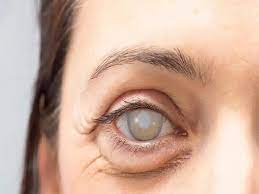
#> input picture notebook/iris_detection/example/cataract2.jpg, 259 x 194 px, found by its file name
$ python main.py
#> lines starting #> are read from the running program, lines starting #| are printed output that depends on the picture; after the words box and inside, x2 and y2 are one past the last pixel; in counts of white or black regions, pixels touching at a corner belong together
### notebook/iris_detection/opencv_iris/pupli_detection.py
"""Pupil Center Coordinate Detection Algorithm
- reference code : https://github.com/antoinelame/GazeTracking
"""

import numpy as np
import cv2


class Pupil(object):
    """
    This class detects the iris of an eye and estimates
    the position of the pupil from an image file.
    """

    def __init__(self, image_path, threshold):
        self.iris_frame = None
        self.threshold = threshold
        self.x = None
        self.y = None
        # self.radius = None
        self.original_image = None

        # Load the image from the given path
        self.detect_iris(image_path)

    @staticmethod
    def image_processing(eye_frame, threshold):
        """Performs operations on the eye frame to isolate the iris"""

        kernel = np.ones((3, 3), np.uint8)
        new_frame = cv2.bilateralFilter(eye_frame, 10, 15, 15)
        new_frame = np.clip(new_frame, 0, 255).astype(np.uint8)

        new_frame = cv2.erode(new_frame, kernel, iterations=3)
        new_frame = np.clip(new_frame, 0, 255).astype(np.uint8)

        new_frame = cv2.threshold(new_frame, threshold, 255, cv2.THRESH_BINARY)[1]

        return new_frame

    def detect_iris(self, image_path):
        """Detects the iris and estimates the position of the iris by
        calculating the centroid from the loaded image.
        """

        # Load the image
        self.original_image = cv2.imread(image_path)
        print(f"input image size : {self.original_image.shape}")
        if self.original_image is None:
            raise ValueError(f"Could not load image from path: {image_path}")

        # Convert the image to grayscale
        eye_frame_gray = cv2.cvtColor(self.original_image, cv2.COLOR_BGR2GRAY)

        self.iris_frame = self.image_processing(eye_frame_gray, self.threshold)

        contours, _ = cv2.findContours(
            self.iris_frame, cv2.RETR_TREE, cv2.CHAIN_APPROX_NONE
        )[-2:]
        contours = sorted(contours, key=cv2.contourArea)

        try:
            moments = cv2.moments(contours[-2])
            self.x = int(moments["m10"] / moments["m00"])
            self.y = int(moments["m01"] / moments["m00"])

        except (IndexError, ZeroDivisionError):
            pass

    # [12 lines left out: function save_position_on_image, not called in this run]

### notebook/iris_detection/opencv_iris/hough_transform.py
import cv2
import numpy as np


class CircleDetection:
    def __init__(
        self,
        params,
        target_x,
        target_y,
    ):
        self.image_path = params.image_path
        self.min_dist = params.min_dist  # 원 사이 최소 거리
        self.param1 = params.param1  # Canny 엣지 검출기 상한값
        self.param2 = params.param2  # 중심 검출 임계값
        self.min_radius = params.min_radius  # 최소 반지름 (홍채 추정치에 맞게 조정)
        self.max_radius = params.max_radius  # 최대 반지름 (홍채 추정치에 맞게 조정)
        self.canny_thr1 = params.canny_thr1  # Canny threshold1
        self.canny_thr2 = params.canny_thr2  # Canny threshold2
        self.target_x = target_x
        self.target_y = target_y

    def preprocess_image(self):
        """이미지 전처리: 그레이스케일 변환, 블러링, Canny 에지 검출"""

        src = cv2.imread(self.image_path)
        gray = cv2.cvtColor(src, cv2.COLOR_BGR2GRAY)
        blurred = cv2.GaussianBlur(gray, (5, 5), 0)
        edges = cv2.Canny(blurred, self.canny_thr1, self.canny_thr2)
        return src, edges

    def detect_circle_candidates(self, edges, top_n=10):
        """허프 변환을 사용하여 상위 N개의 원 반환"""

        circles = cv2.HoughCircles(
            edges,
            cv2.HOUGH_GRADIENT,
            dp=1,
            minDist=self.min_dist,
            param1=self.param1,
            param2=self.param2,
            minRadius=self.min_radius,
            maxRadius=self.max_radius,
        )

        if circles is not None:
            circles = np.uint16(np.around(circles[0]))
            return circles[:top_n]

        else:
            return None

    def find_closest_circle(self, circles):
        """주어진 좌표에서 가장 가까운 원 찾기"""

        closest_circle = None
        min_distance = float("inf")

        for x, y, radius in circles:
            distance = np.hypot(
                float(x) - float(self.target_x), float(y) - float(self.target_y)
            )
            if distance < min_distance:
                min_distance = distance
                closest_circle = (x, y, radius)

        if closest_circle is None:
            print("가장 가까운 원을 찾을 수 없습니다.")

        return closest_circle

    @staticmethod
    def draw_circles(src, circles, color=(0, 255, 0), center_color=(0, 0, 255)):
        """이미지에 원 그리기"""

        for x, y, radius in circles:
            cv2.circle(src, (x, y), radius, color, 2)
            cv2.circle(src, (x, y), 2, center_color, 3)

    def process_image(self, save=False):
        """이미지에서 10개의 원을 검출하고 타겟 좌표와 가장 가까운 원을 찾고 그리기"""

        src, edges = self.preprocess_image()
        circles = self.detect_circle_candidates(edges)

        if circles is not None:
            closest_circle = self.find_closest_circle(circles)

            if save:
                # 원 후보들 그리기
                # self.draw_circles(src, circles)

                # 가장 가까운 원 그리기
                if closest_circle is not None:
                    self.draw_circles(
                        src,
                        [closest_circle],
                        color=(255, 0, 0),
                        center_color=(0, 100, 255),
                    )
                cv2.imwrite("result.png", src)

            return list(closest_circle)

        else:
            return []

### notebook/iris_detection/opencv_iris/main.py
"""Iris Detection Algorithm (Main)"""

from pupli_detection import Pupil
from hough_transform import CircleDetection


class IrisDetectionParams:
    """홍채 감지에 필요한 매개변수 정의"""

    def __init__(
        self,
        image_path,
        threshold_value,
        min_dist,
        param1,
        param2,
        min_radius,
        max_radius,
        canny_thr1,
        canny_thr2,
        save=False,
    ):
        self.image_path = image_path
        self.threshold_value = threshold_value
        self.min_dist = min_dist
        self.param1 = param1
        self.param2 = param2
        self.min_radius = min_radius
        self.max_radius = max_radius
        self.canny_thr1 = canny_thr1
        self.canny_thr2 = canny_thr2
        self.save = save


def iris_detect(params: IrisDetectionParams):
    """동공 중심을 기준으로 홍채 탐지

    Args:
        params (IrisDetectionParams): 매개변수 객체

    Returns:
        tuple: 탐지된 동공 중심 좌표에 가장 가까운 원 (x, y, 반지름).
    """
    # Detect the pupil center
    pupil_detector = Pupil(params.image_path, params.threshold_value)
#> in detect_iris, self.original_image is the input picture: shape (194, 259, 3); mean B, G, R 156.3, 173.4, 206.1
#| input image size : (194, 259, 3)
#> in detect_iris, `eye_frame_gray = cv2.cvtColor(self.original_image, cv2.COLOR_BGR2GRAY)`:
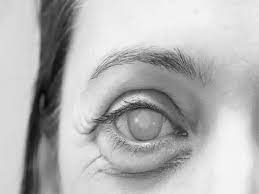
#> eye_frame_gray: shape (194, 259); min 6, max 250, mean 181.2
#> in image_processing, `new_frame = cv2.erode(new_frame, kernel, iterations=3)`:
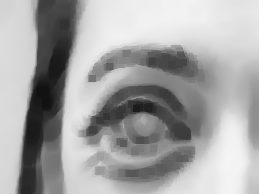
#> new_frame: shape (194, 259); min 18, max 244, mean 164.8
#> in image_processing, `new_frame = cv2.threshold(new_frame, threshold, 255, cv2.THRESH_BINARY..`:
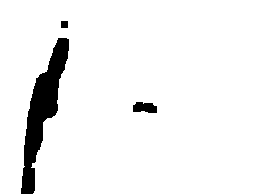
#> new_frame: shape (194, 259); 94% white; 3 black regions
#> in detect_iris, `contours, _ = cv2.findContours( self.iris_frame, cv2.RETR_TREE, cv2.CH..`: contours = 3 contours; box (x1, y1, x2, y2) and area: (0, 0, 259, 194) 46868, (132, 101, 158, 114) 242, (60, 20, 69, 29) 62
#> in detect_iris, `moments = cv2.moments(contours[-2])`: moments = moments, m00 242.5, centre m10/m00, m01/m00 = (144.4, 107.2)
#> in detect_iris, `self.x = int(moments["m10"] / moments["m00"])`: self.x = 144
#> in detect_iris, `self.y = int(moments["m01"] / moments["m00"])`: self.y = 107

    # Target coordinates for the closest circle search
    target_x, target_y = (
        pupil_detector.x,
        pupil_detector.y,
    )
#> target_x = 144; target_y = 107

    # save image
    # pupil_detector.save_position_on_image("res.png")

    # Detect iris circles around the pupil
    circle_detector = CircleDetection(
        params,
        target_x=target_x,
        target_y=target_y,
    )
#> in __init__, `self.target_x = target_x`: self.target_x = 144
#> in __init__, `self.target_y = target_y`: self.target_y = 107

    res_circle = circle_detector.process_image(save=params.save)
#> in preprocess_image, `edges = cv2.Canny(blurred, self.canny_thr1, self.canny_thr2)`:
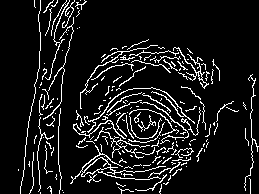
#> edges: shape (194, 259); 9.5% white in thin lines or dots
#> in detect_circle_candidates, `circles = cv2.HoughCircles( edges, cv2.HOUGH_GRADIENT, dp=1, minDist=s..`: circles = [[143.5, 131.5, 23.9], [152.5, 126.5, 25], [146.5, 121.5, 17.2], [147.5, 130.5, 21.6], [135.5, 127.5, 18.3], [150.5, 126.5, 17.2], [151.5, 127.5, 17.2]]
#> in detect_circle_candidates, `circles = np.uint16(np.around(circles[0]))`: circles = [[144, 132, 24], [152, 126, 25], [146, 122, 17], [148, 130, 22], [136, 128, 18], [150, 126, 17], [152, 128, 17]]
#> the loop in find_closest_circle, `for x, y, radius in circles:` made 7 passes
#> (x, y, radius, distance, min_distance) on passes 1 to 3: (144, 132, 24, 25, 25), (152, 126, 25, 20.62, 20.62), (146, 122, 17, 15.13, 15.13)
#> (x, y, radius, distance) on passes 4 to 7: (148, 130, 22, 23.35), (136, 128, 18, 22.47), (150, 126, 17, 19.92), (152, 128, 17, 22.47)
#> after the loop in find_closest_circle, `for x, y, radius in circles:`: min_distance = 15.13
#> in process_image, `closest_circle = self.find_closest_circle(circles)`: closest_circle = (146, 122, 17)
#> after the loop in draw_circles, `for x, y, radius in circles:`:
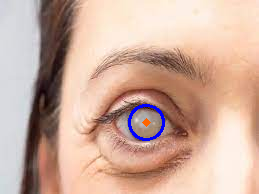
#> src: shape (194, 259, 3); 0.75% of pixels changed, all inside (x1, y1, x2, y2) = (128, 104, 165, 141)
#> res_circle = [146, 122, 17]

    return res_circle


# Usage example
if __name__ == "__main__":

    image_path = "example/cataract2.jpg"

    # Set parameters using the IrisDetectionParams class
    params = IrisDetectionParams(
        image_path=image_path,
        threshold_value=50,
        min_dist=1,  # 원 사이 최소 거리
        param1=30,  # Canny 엣지 검출기 상한값
        param2=30,  # 중심 검출 임계값
        min_radius=0,  # 최소 반지름 (홍채 추정치에 맞게 조정)
        max_radius=30,  # 최대 반지름 (홍채 추정치에 맞게 조정)
        canny_thr1=10,  # Canny threshold1
        canny_thr2=50,  # Canny threshold2
        save=True,  # Save the result image
    )

    # Run the iris detection
    res_circle = iris_detect(params)
#> res_circle = [146, 122, 17]

    if res_circle:
        print(f"x, y, radius = {res_circle[0]}, {res_circle[1]}, {res_circle[2]}")
#| x, y, radius = 146, 122, 17
    else:
        print("No circle detected.")

$ run again, with notebook/iris_detection/example/cataract1.jpg copied over notebook/iris_detection/example/cataract2.jpg
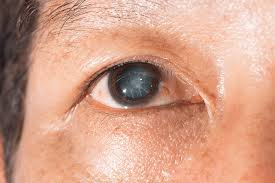
#> input picture notebook/iris_detection/example/cataract1.jpg, 275 x 183 px, found by its file name
#> in detect_iris, self.original_image is the input picture: shape (183, 275, 3); mean B, G, R 136.6, 159, 209.2
#| input image size : (183, 275, 3)
#> in image_processing, `new_frame = cv2.threshold(new_frame, threshold, 255, cv2.THRESH_BINARY..`:
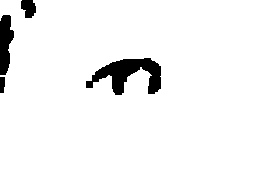
#> new_frame: shape (183, 275); 95.5% white; 4 black regions
#> contours = 2 contours; box (x1, y1, x2, y2) and area: (0, 0, 275, 183) 48945, (85, 57, 162, 96) 1500
#> moments = moments, m00 1500, centre m10/m00, m01/m00 = (128.1, 73.88)
#> self.x = 128
#> self.y = 73
#> target_x = 128; target_y = 73
#> self.target_x = 128
#> self.target_y = 73
#> edges: shape (183, 275); 19.2% white in thin lines or dots
#> in detect_circle_candidates, `circles = cv2.HoughCircles( edges, cv2.HOUGH_GRADIENT, dp=1, minDist=s..`: circles = [[177.5, 123.5, 16.1]]
#> in detect_circle_candidates, `circles = np.uint16(np.around(circles[0]))`: circles = [[178, 124, 16]]
#> the loop in find_closest_circle, `for x, y, radius in circles:` made 1 pass
#> (x, y, radius, distance, min_distance) on pass 1: (178, 124, 16, 71.42, 71.42)
#> after the loop in find_closest_circle, `for x, y, radius in circles:`: min_distance = 71.42
#> in process_image, `closest_circle = self.find_closest_circle(circles)`: closest_circle = (178, 124, 16)
#> after the loop in draw_circles, `for x, y, radius in circles:`:
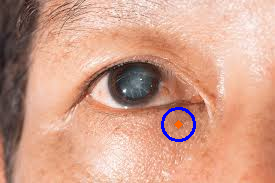
#> src: shape (183, 275, 3); 0.69% of pixels changed, all inside (x1, y1, x2, y2) = (161, 107, 196, 142)
#> in iris_detect, `res_circle = circle_detector.process_image(save=params.save)`: res_circle = [178, 124, 16]
#| x, y, radius = 178, 124, 16

$ run again, with notebook/iris_detection/example/cataract3.jpg copied over notebook/iris_detection/example/cataract2.jpg
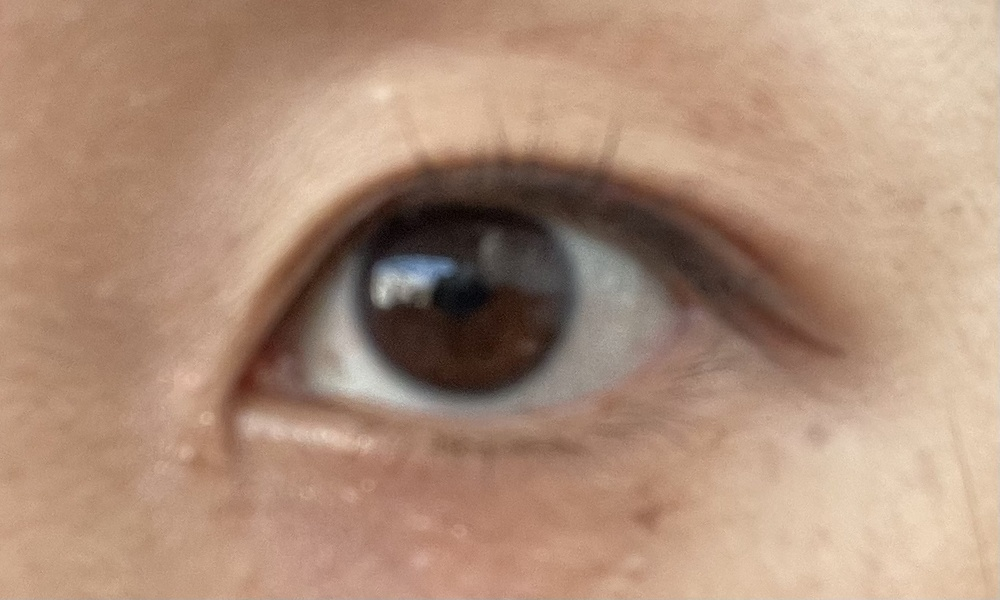
#> input picture notebook/iris_detection/example/cataract3.jpg, 1000 x 600 px, shrunk from 1365 x 819 before the run, found by its file name
#> in detect_iris, self.original_image is the input picture: shape (600, 1000, 3); mean B, G, R 122.3, 143.4, 174.8
#| input image size : (600, 1000, 3)
#> in image_processing, `new_frame = cv2.threshold(new_frame, threshold, 255, cv2.THRESH_BINARY..`:
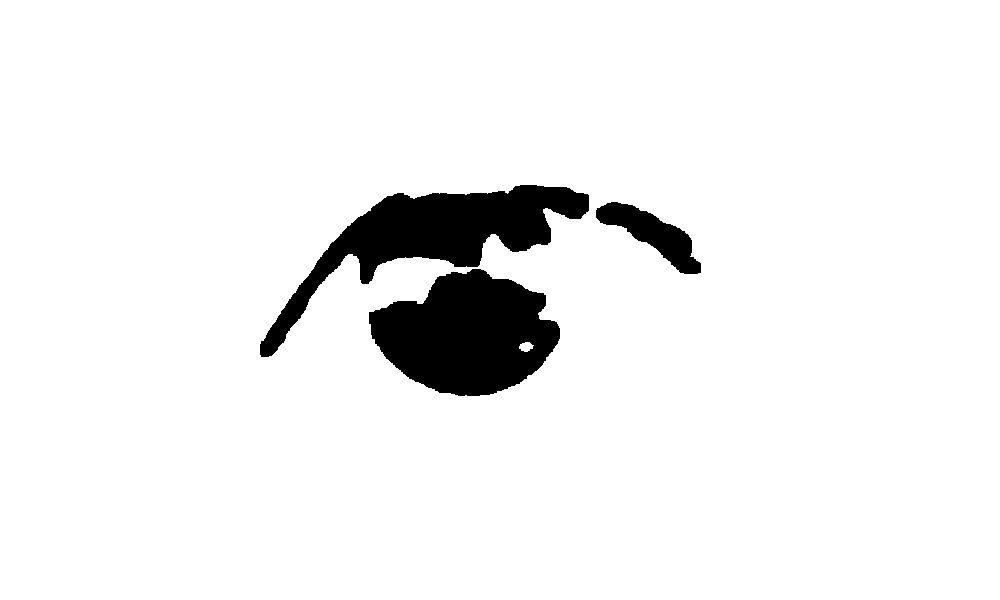
#> new_frame: shape (600, 1000); 94.1% white; 3 black regions
#> contours = 5 contours; box (x1, y1, x2, y2) and area: (0, 0, 1000, 600) 598401, (368, 268, 561, 397) 16994, (259, 184, 590, 358) 16239, (595, 201, 702, 275) 3141, (519, 342, 534, 352) 86
#> moments = moments, m00 16994, centre m10/m00, m01/m00 = (466.9, 334.2)
#> self.x = 466
#> self.y = 334
#> target_x = 466; target_y = 334
#> self.target_x = 466
#> self.target_y = 334
#> in preprocess_image, `edges = cv2.Canny(blurred, self.canny_thr1, self.canny_thr2)`:
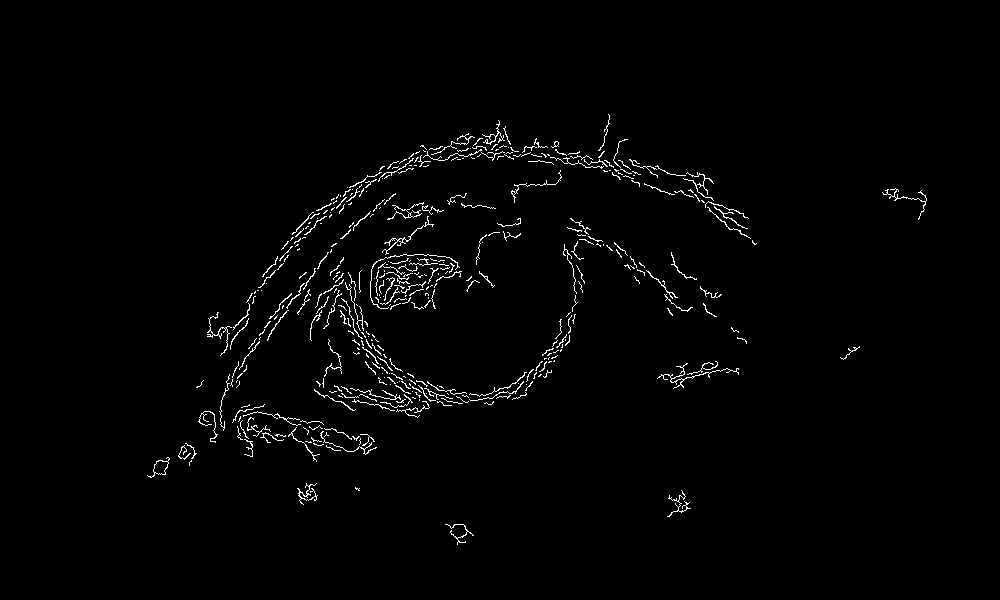
#> edges: shape (600, 1000); 1.5% white in thin lines or dots, all inside (x1, y1, x2, y2) = (147, 114, 927, 545)
#> circles = None
#> in iris_detect, `res_circle = circle_detector.process_image(save=params.save)`: res_circle = []

$ run again, with notebook/iris_detection/example/cataract4.jpg copied over notebook/iris_detection/example/cataract2.jpg
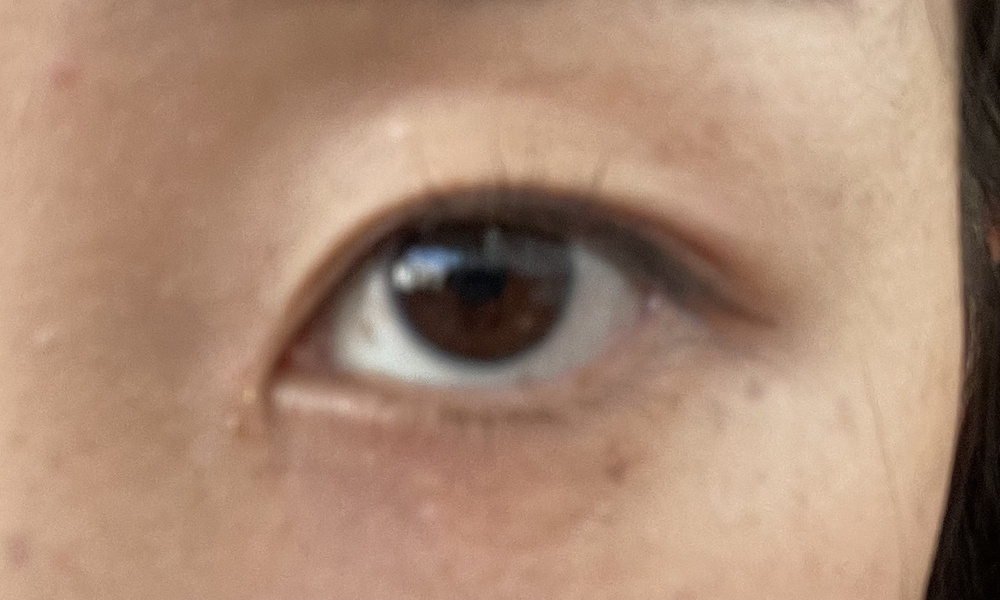
#> input picture notebook/iris_detection/example/cataract4.jpg, 1000 x 600 px, shrunk from 1654 x 992 before the run, found by its file name
#> in detect_iris, self.original_image is the input picture: shape (600, 1000, 3); mean B, G, R 117.1, 138.7, 170.7
#| input image size : (600, 1000, 3)
#> in image_processing, `new_frame = cv2.threshold(new_frame, threshold, 255, cv2.THRESH_BINARY..`:
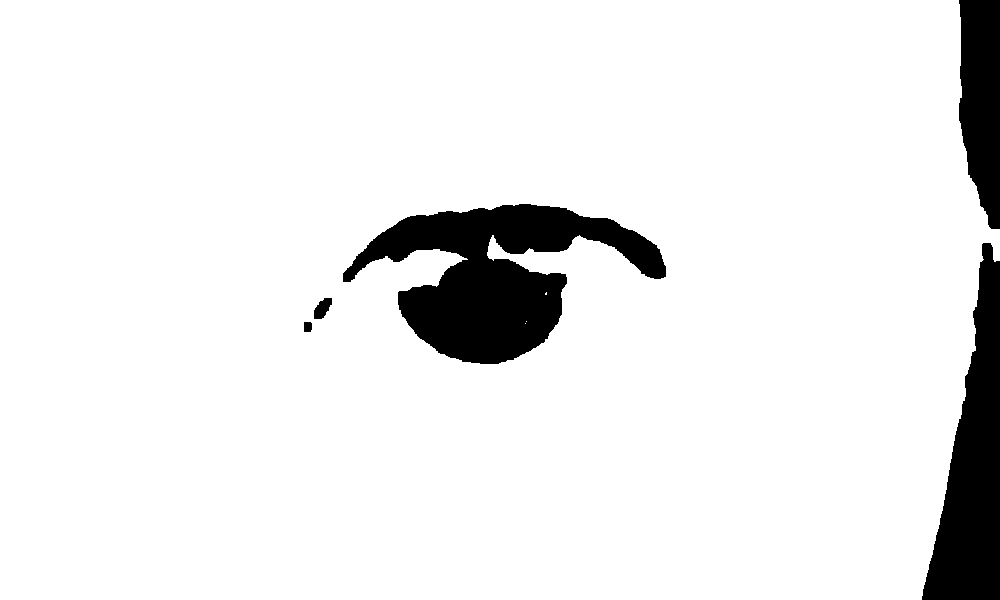
#> new_frame: shape (600, 1000); 92.1% white; 5 black regions
#> contours = 7 contours, 3 with area under 20; largest, box (x1, y1, x2, y2) and area: (0, 0, 1000, 600) 575528, (342, 203, 667, 365) 24538, (313, 297, 333, 320) 277, (303, 321, 313, 333) 93
#> moments = moments, m00 24537.5, centre m10/m00, m01/m00 = (495, 275.1)
#> self.x = 495
#> self.y = 275
#> target_x = 495; target_y = 275
#> self.target_x = 495
#> self.target_y = 275
#> edges: shape (600, 1000); 1.4% white in thin lines or dots
#> in detect_circle_candidates, `circles = cv2.HoughCircles( edges, cv2.HOUGH_GRADIENT, dp=1, minDist=s..`: circles = [[420.5, 264.5, 15.8], [421.5, 263.5, 18.3]]
#> in detect_circle_candidates, `circles = np.uint16(np.around(circles[0]))`: circles = [[420, 264, 16], [422, 264, 18]]
#> the loop in find_closest_circle, `for x, y, radius in circles:` made 2 passes
#> (x, y, radius, distance, min_distance) on passes 1 to 2: (420, 264, 16, 75.8, 75.8), (422, 264, 18, 73.82, 73.82)
#> after the loop in find_closest_circle, `for x, y, radius in circles:`: min_distance = 73.82
#> in process_image, `closest_circle = self.find_closest_circle(circles)`: closest_circle = (422, 264, 18)
#> after the loop in draw_circles, `for x, y, radius in circles:`:
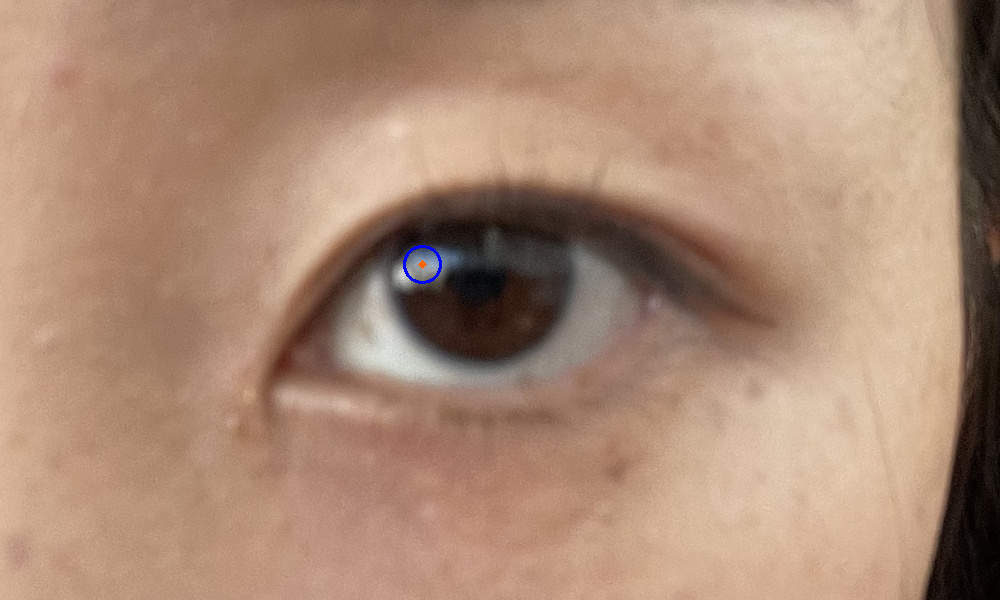
#> src: shape (600, 1000, 3); 0.06% of pixels changed, all inside (x1, y1, x2, y2) = (403, 245, 442, 284)
#> in iris_detect, `res_circle = circle_detector.process_image(save=params.save)`: res_circle = [422, 264, 18]
#| x, y, radius = 422, 264, 18
